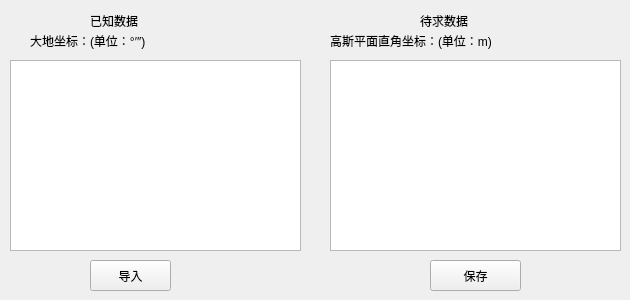
    <widget class="QWidget" name="page_3">
     <widget class="QLabel" name="label_46">
      <property name="geometry">
       <rect>
        <x>30</x>
        <y>30</y>
        <width>161</width>
        <height>21</height>
       </rect>
      </property>
      <property name="text">
       <string>大地坐标：(单位：°′″)</string>
      </property>
     </widget>
     <widget class="QLabel" name="label_50">
      <property name="geometry">
       <rect>
        <x>330</x>
        <y>30</y>
        <width>161</width>
        <height>21</height>
       </rect>
      </property>
      <property name="text">
       <string>高斯平面直角坐标：(单位：m)</string>
      </property>
     </widget>
     <widget class="QTableWidget" name="tableWidget6">
      <property name="geometry">
       <rect>
        <x>330</x>
        <y>60</y>
        <width>291</width>
        <height>191</height>
       </rect>
      </property>
      <property name="focusPolicy">
       <enum>Qt::NoFocus</enum>
      </property>
      <property name="frameShadow">
       <enum>QFrame::Raised</enum>
      </property>
     </widget>
     <widget class="QPushButton" name="importBtn3">
      <property name="geometry">
       <rect>
        <x>90</x>
        <y>260</y>
        <width>81</width>
        <height>31</height>
       </rect>
      </property>
      <property name="text">
       <string>导入</string>
      </property>
     </widget>
     <widget class="QLabel" name="label_51">
      <property name="geometry">
       <rect>
        <x>420</x>
        <y>10</y>
        <width>81</width>
        <height>21</height>
       </rect>
      </property>
      <property name="text">
       <string>待求数据</string>
      </property>
     </widget>
     <widget class="QLabel" name="label_52">
      <property name="geometry">
       <rect>
        <x>90</x>
        <y>10</y>
        <width>54</width>
        <height>21</height>
       </rect>
      </property>
      <property name="text">
       <string>已知数据</string>
      </property>
     </widget>
     <widget class="QPushButton" name="saveBtn3">
      <property name="geometry">
       <rect>
        <x>430</x>
        <y>260</y>
        <width>91</width>
        <height>31</height>
       </rect>
      </property>
      <property name="styleSheet">
       <string notr="true"/>
      </property>
      <property name="text">
       <string>保存</string>
      </property>
     </widget>
     <widget class="QTableWidget" name="tableWidget5">
      <property name="geometry">
       <rect>
        <x>10</x>
        <y>60</y>
        <width>291</width>
        <height>191</height>
       </rect>
      </property>
      <property name="focusPolicy">
       <enum>Qt::NoFocus</enum>
      </property>
      <property name="styleSheet">
       <string notr="true"/>
      </property>
      <property name="frameShadow">
       <enum>QFrame::Raised</enum>
      </property>
     </widget>
    </widget>
